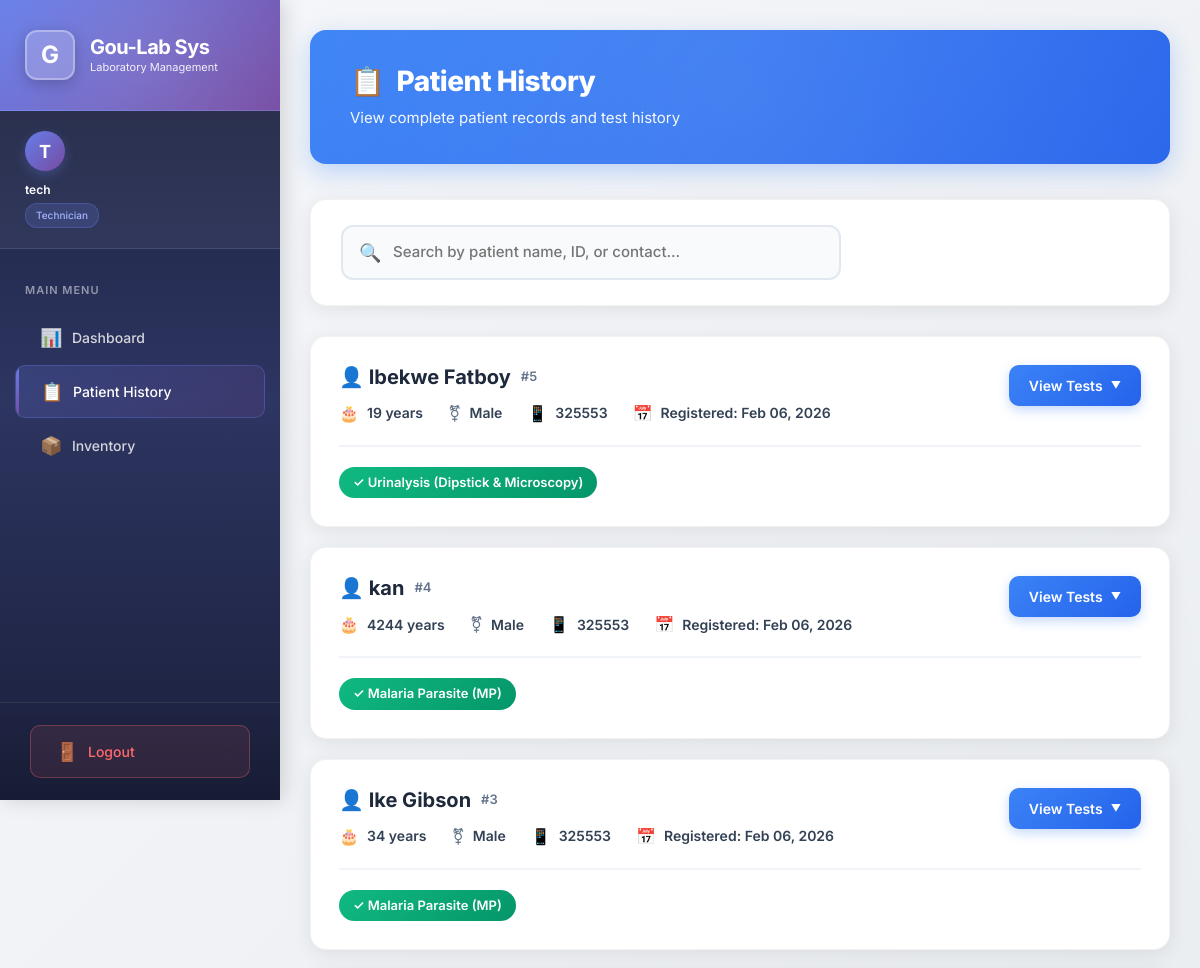
The app's page /patient_history (signed in, upper part), older data.
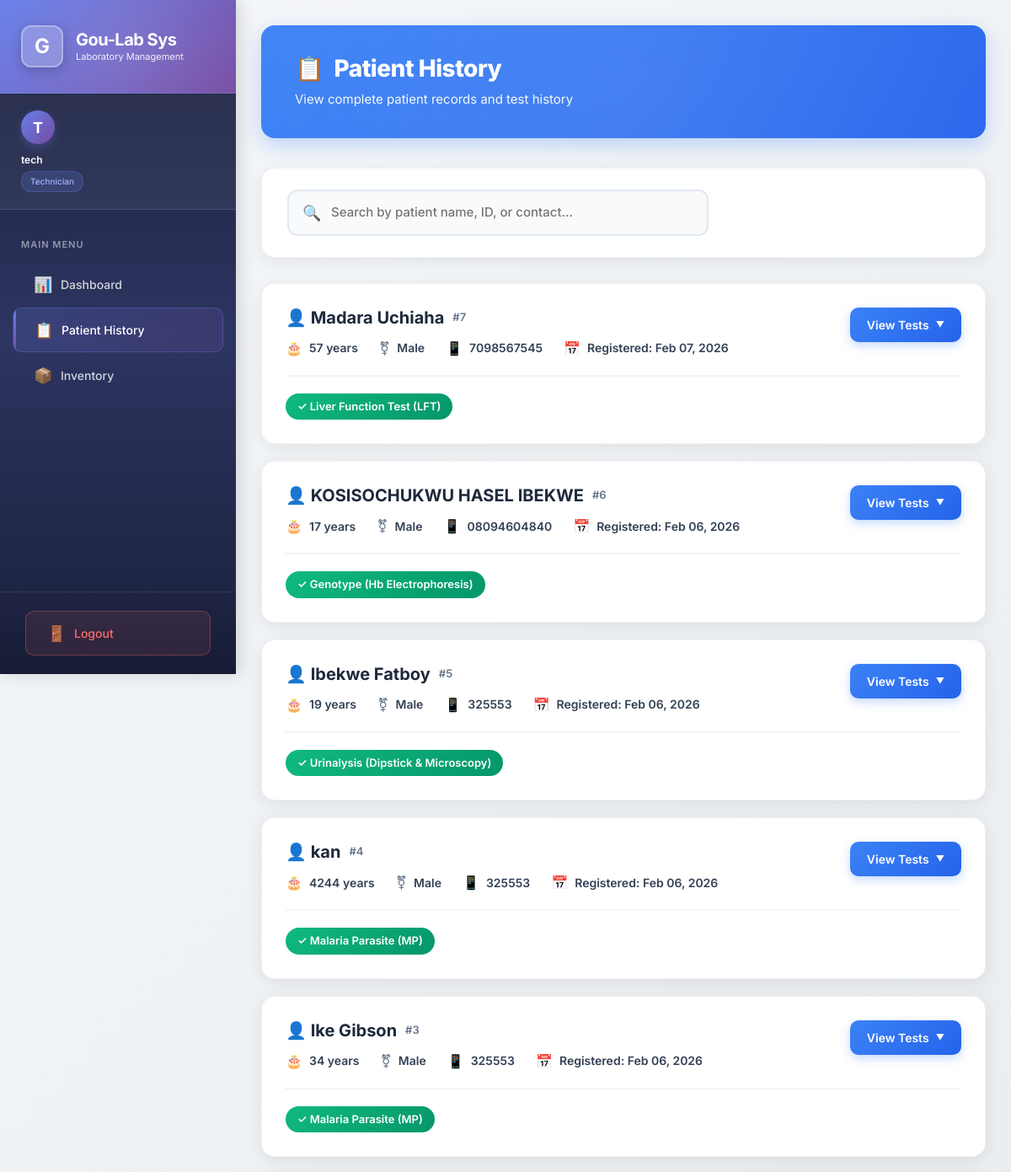
The same page, newer data.
### app.py (models this page shows)
class Patient(db.Model):
    id = db.Column(db.Integer, primary_key=True)
    name = db.Column(db.String(100), nullable=False)
    age = db.Column(db.Integer, nullable=False)
    gender = db.Column(db.String(10), nullable=False)
    contact = db.Column(db.String(20))
    tests = db.relationship('Test', backref='patient', lazy=True)

class Test(db.Model):
    id = db.Column(db.Integer, primary_key=True)
    patient_id = db.Column(db.Integer, db.ForeignKey('patient.id'), nullable=False)
    test_type = db.Column(db.String(100), nullable=False) # e.g., 'Malaria', 'FBC'
    status = db.Column(db.String(50), default='Pending') # Pending, Processing, Completed, Approved
    result_data = db.Column(db.Text, nullable=True)
    technician_id = db.Column(db.Integer, db.ForeignKey('user.id'), nullable=True)
    date_created = db.Column(db.DateTime, default=datetime.utcnow)

### app.py (the view)
@app.route('/patient_history')
@login_required
def patient_history():
    if current_user.role not in ['Admin', 'Technician']:
        flash('Access Denied')
        return redirect(url_for('dashboard'))
    patients = Patient.query.order_by(Patient.id.desc()).all()
    return render_template('patient_history.html', patients=patients)

### app.py (called while the page is built)
@login_manager.user_loader
def load_user(user_id):
    return User.query.get(int(user_id))

### templates/patient_history.html (shortened to what this page needs)
{% extends "layout.html" %}
{% block content %}
<div class="history-container">
    <div class="page-header">
        <div class="page-header-content">
            <h2>
                <span>📋</span>
                Patient History
            </h2>
            <p>View complete patient records and test history</p>
        </div>
    </div>
    <div class="search-section">
        <div class="search-wrapper">
            <span class="search-icon">🔍</span>
            <input type="text" class="search-input" id="searchInput"
                placeholder="Search by patient name, ID, or contact...">
        </div>
    </div>
    <div id="patientList">
        {% if patients %}
        {% for patient in patients %}
        <div class="patient-card" data-patient-name="{{ patient.name.lower() }}" data-patient-id="{{ patient.id }}"
            data-patient-contact="{{ patient.contact }}">
            <div class="patient-header">
                <div class="patient-info">
                    <h3 class="patient-name">
                        👤 {{ patient.name }}
                        <span class="patient-id">#{{ patient.id }}</span>
                    </h3>
                    <div class="patient-meta">
                        <div class="meta-item">
                            <span class="meta-icon">🎂</span>
                            <span class="meta-value">{{ patient.age }} years</span>
                        </div>
                        <div class="meta-item">
                            <span class="meta-icon">⚧</span>
                            <span class="meta-value">{{ patient.gender }}</span>
                        </div>
                        <div class="meta-item">
                            <span class="meta-icon">📱</span>
                            <span class="meta-value">{{ patient.contact if patient.contact else 'N/A' }}</span>
                        </div>
                        <div class="meta-item">
                            <span class="meta-icon">📅</span>
                            <span class="meta-value">
                                {% if patient.tests %}
                                Registered: {{ patient.tests[0].date_created.strftime('%b %d, %Y') }}
                                {% else %}
                                No tests
                                {% endif %}
                            </span>
                        </div>
                    </div>
                </div>
                <div class="patient-actions">
                    <button class="btn-expand collapsed" type="button" data-bs-toggle="collapse"
                        data-bs-target="#patient{{ patient.id }}">
                        View Tests
                    </button>
                </div>
            </div>
            {% if patient.tests %}
            <div class="tests-summary">
                {% for test in patient.tests %}
                <span class="test-badge {{ test.status.lower() }}">
                    {% if test.status == 'Approved' %}✓
                    {% elif test.status == 'Completed' %}⏱
                    {% elif test.status == 'Pending' %}⏳
                    {% endif %}
                    {{ test.test_type }}
                </span>
                {% endfor %}
            </div>
            {% endif %}
        </div>
        {% endfor %}
        {% else %}
        <div class="empty-state">
            <div class="empty-state-icon">📭</div>
            <p>No patient records found</p>
        </div>
        {% endif %}
    </div>
</div>
{% endblock %}

Row changes from the older to the newer data that the page shows:
added Patient: name "Madara Uchiaha", id "7", age "57", gender "Male", contact "7098567545", date_created "Feb 07, 2026"
added Test: test_type "Liver Function Test (LFT)", shown under "Madara Uchiaha"
added Patient: name "KOSISOCHUKWU HASEL IBEKWE", id "6", age "17", gender "Male", contact "08094604840", date_created "Feb 06, 2026"
added Test: test_type "Genotype (Hb Electrophoresis)", shown under "KOSISOCHUKWU HASEL IBEKWE"
